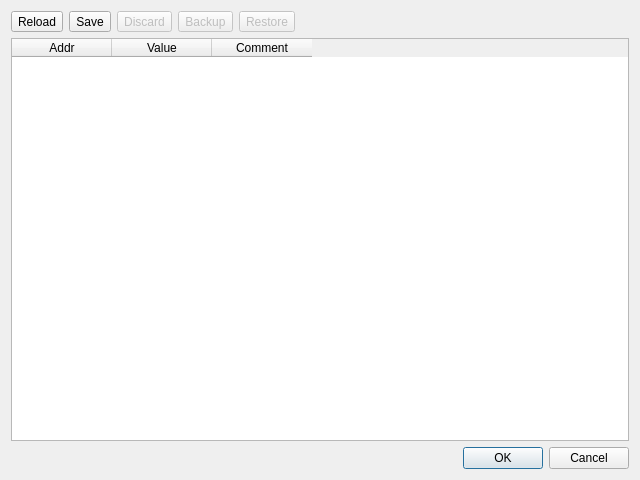
<?xml version="1.0" encoding="UTF-8"?>
<ui version="4.0">
 <class>RegistersDialog</class>
 <widget class="QDialog" name="RegistersDialog">
  <property name="geometry">
   <rect>
    <x>0</x>
    <y>0</y>
    <width>640</width>
    <height>480</height>
   </rect>
  </property>
  <property name="windowTitle">
   <string>Registers Dialog</string>
  </property>
  <layout class="QVBoxLayout" name="verticalLayout">
   <item>
    <layout class="QHBoxLayout" name="horizontalLayout">
     <item>
      <widget class="QToolButton" name="toolButtonReload">
       <property name="text">
        <string>Reload</string>
       </property>
      </widget>
     </item>
     <item>
      <widget class="QToolButton" name="toolButtonSave">
       <property name="text">
        <string>Save</string>
       </property>
      </widget>
     </item>
     <item>
      <widget class="QToolButton" name="toolButtonDiscard">
       <property name="enabled">
        <bool>false</bool>
       </property>
       <property name="text">
        <string>Discard</string>
       </property>
      </widget>
     </item>
     <item>
      <widget class="QToolButton" name="toolButtonBackup">
       <property name="enabled">
        <bool>false</bool>
       </property>
       <property name="text">
        <string>Backup</string>
       </property>
      </widget>
     </item>
     <item>
      <widget class="QToolButton" name="toolButtonRestore">
       <property name="enabled">
        <bool>false</bool>
       </property>
       <property name="text">
        <string>Restore</string>
       </property>
      </widget>
     </item>
     <item>
      <spacer name="horizontalSpacer">
       <property name="orientation">
        <enum>Qt::Horizontal</enum>
       </property>
       <property name="sizeHint" stdset="0">
        <size>
         <width>40</width>
         <height>20</height>
        </size>
       </property>
      </spacer>
     </item>
    </layout>
   </item>
   <item>
    <widget class="QTableWidget" name="tableWidgetRegisters">
     <property name="columnCount">
      <number>3</number>
     </property>
     <attribute name="horizontalHeaderVisible">
      <bool>true</bool>
     </attribute>
     <attribute name="verticalHeaderVisible">
      <bool>false</bool>
     </attribute>
     <column>
      <property name="text">
       <string>Addr</string>
      </property>
     </column>
     <column>
      <property name="text">
       <string>Value</string>
      </property>
     </column>
     <column>
      <property name="text">
       <string>Comment</string>
      </property>
     </column>
    </widget>
   </item>
   <item>
    <widget class="QDialogButtonBox" name="buttonBox">
     <property name="orientation">
      <enum>Qt::Horizontal</enum>
     </property>
     <property name="standardButtons">
      <set>QDialogButtonBox::Cancel|QDialogButtonBox::Ok</set>
     </property>
    </widget>
   </item>
  </layout>
  <action name="actionReload">
   <property name="text">
    <string>Reload</string>
   </property>
  </action>
  <action name="actionSave">
   <property name="text">
    <string>Save</string>
   </property>
  </action>
  <action name="actionDiscard">
   <property name="text">
    <string>Discard</string>
   </property>
  </action>
  <action name="actionBackup">
   <property name="text">
    <string>Backup</string>
   </property>
  </action>
  <action name="actionRestore">
   <property name="text">
    <string>Restore</string>
   </property>
  </action>
 </widget>
 <resources/>
 <connections>
  <connection>
   <sender>buttonBox</sender>
   <signal>accepted()</signal>
   <receiver>RegistersDialog</receiver>
   <slot>accept()</slot>
   <hints>
    <hint type="sourcelabel">
     <x>248</x>
     <y>254</y>
    </hint>
    <hint type="destinationlabel">
     <x>157</x>
     <y>274</y>
    </hint>
   </hints>
  </connection>
  <connection>
   <sender>buttonBox</sender>
   <signal>rejected()</signal>
   <receiver>RegistersDialog</receiver>
   <slot>reject()</slot>
   <hints>
    <hint type="sourcelabel">
     <x>316</x>
     <y>260</y>
    </hint>
    <hint type="destinationlabel">
     <x>286</x>
     <y>274</y>
    </hint>
   </hints>
  </connection>
 </connections>
</ui>
